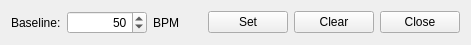
<?xml version="1.0" encoding="UTF-8"?>
<ui version="4.0">
 <class>SetBaselineUI</class>
 <widget class="QWidget" name="SetBaselineUI">
  <property name="geometry">
   <rect>
    <x>0</x>
    <y>0</y>
    <width>471</width>
    <height>45</height>
   </rect>
  </property>
  <property name="windowTitle">
   <string>Set/Clear Baseline</string>
  </property>
  <layout class="QGridLayout" name="gridLayout">
   <item row="0" column="6">
    <widget class="QPushButton" name="btnClose">
     <property name="text">
      <string>Close</string>
     </property>
    </widget>
   </item>
   <item row="0" column="5">
    <widget class="QPushButton" name="btnClear">
     <property name="text">
      <string>Clear</string>
     </property>
     <property name="icon">
      <iconset resource="resources.qrc">
       <normaloff>:/actions/icons/application-exit-4.png</normaloff>:/actions/icons/application-exit-4.png</iconset>
     </property>
    </widget>
   </item>
   <item row="0" column="2">
    <widget class="QLabel" name="label_2">
     <property name="text">
      <string>BPM</string>
     </property>
    </widget>
   </item>
   <item row="0" column="0">
    <widget class="QLabel" name="label">
     <property name="text">
      <string>Baseline:</string>
     </property>
    </widget>
   </item>
   <item row="0" column="1">
    <widget class="QSpinBox" name="spinBox">
     <property name="minimumSize">
      <size>
       <width>80</width>
       <height>0</height>
      </size>
     </property>
     <property name="acceptDrops">
      <bool>false</bool>
     </property>
     <property name="alignment">
      <set>Qt::AlignRight|Qt::AlignTrailing|Qt::AlignVCenter</set>
     </property>
     <property name="accelerated">
      <bool>true</bool>
     </property>
     <property name="minimum">
      <number>0</number>
     </property>
     <property name="maximum">
      <number>250</number>
     </property>
     <property name="value">
      <number>50</number>
     </property>
    </widget>
   </item>
   <item row="0" column="3">
    <spacer name="horizontalSpacer">
     <property name="orientation">
      <enum>Qt::Horizontal</enum>
     </property>
     <property name="sizeHint" stdset="0">
      <size>
       <width>40</width>
       <height>20</height>
      </size>
     </property>
    </spacer>
   </item>
   <item row="0" column="4">
    <widget class="QPushButton" name="btnSet">
     <property name="text">
      <string>Set</string>
     </property>
     <property name="icon">
      <iconset resource="resources.qrc">
       <normaloff>:/actions/icons/valid-512.png</normaloff>:/actions/icons/valid-512.png</iconset>
     </property>
    </widget>
   </item>
  </layout>
 </widget>
 <resources>
  <include location="resources.qrc"/>
 </resources>
 <connections/>
</ui>
